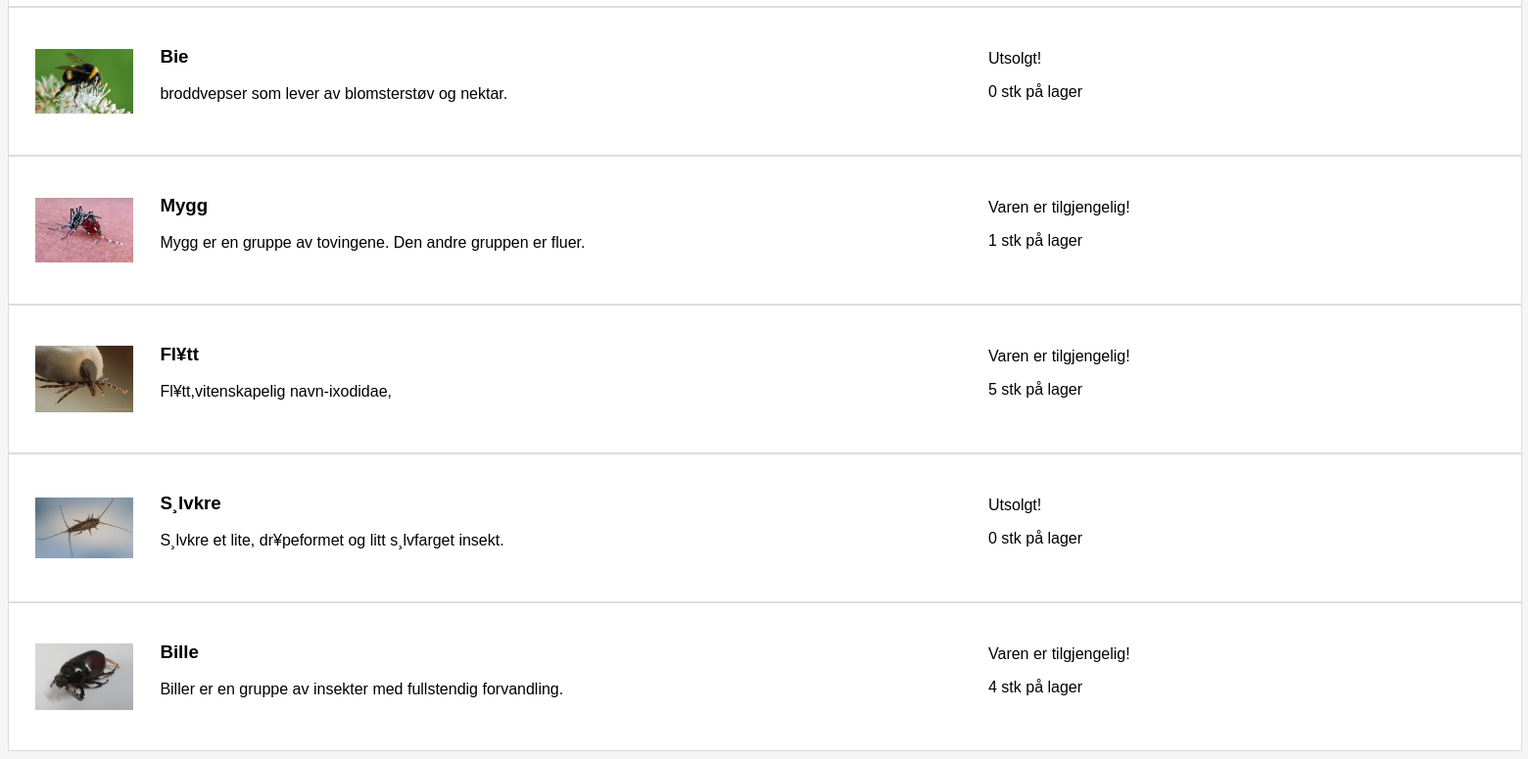
Before: /functions/searchall.php (lower part) with the older database file.
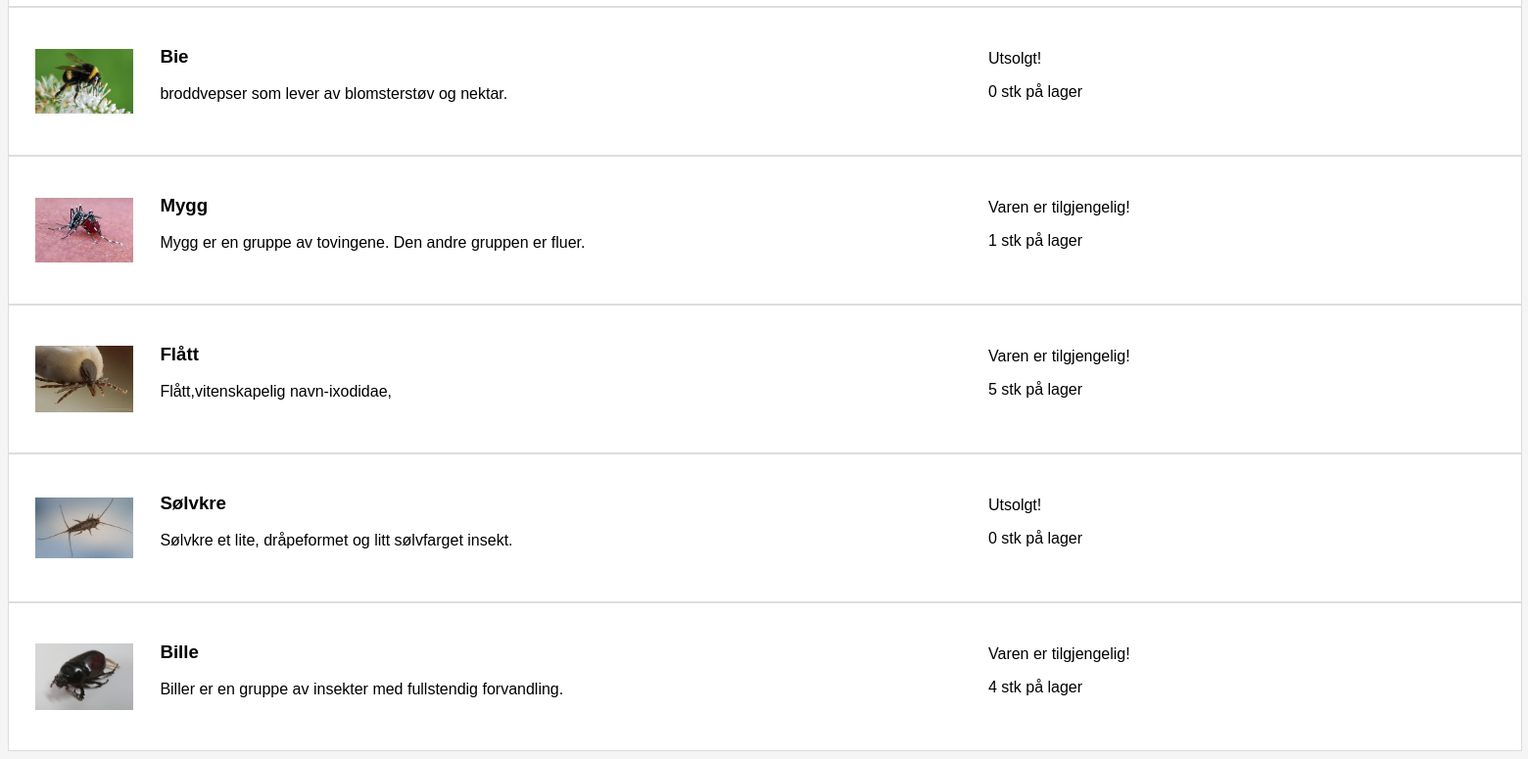
After: the same page with the newer database file.
### tables this page shows
CREATE TABLE `bugs` (
  `bugID` int(4) NOT NULL,
  `BugImages` varchar(500) NOT NULL,
  `bugname` varchar(15) NOT NULL,
  `bugDescription` varchar(255) NOT NULL,
  `InStock` int(1) NOT NULL,
  `iStock` int(1) NOT NULL
);

### functions/connect.php (called while the page is built, shortened)
<?php
function OpenCon()
 {
 $dbhost = "localhost";
 $dbuser = "root";
 $dbpass = "";
 $db = "Bugs";
 $conn = new mysqli($dbhost, $dbuser, $dbpass,$db) or die("Connect failed: %s\n". $conn -> error);
 return $conn;
 }
 ?>

### functions/showall.php (the view, shortened to what this page needs)
<?php
function searchAll() {
        $raw_results = mysqli_query(openCon(), "SELECT * FROM bugs
            WHERE bugname LIKE '%' ");
        if(mysqli_num_rows($raw_results) > 0){
            while($results = mysqli_fetch_array($raw_results)){
            if($results['InStock'] > 0){
              $IsInStock = "Varen er tilgjengelig!";
            }
            else{
              $IsInStock = "Utsolgt!";
            }
                echo '<div id="searchResultsContainer">
                			<div id="ImageContainer">
                				<img src="'.$results["BugImages"].'">
                			</div>
                				<div id="textContainer"><h3>'.$results["bugname"].'</h3>'.$results["bugDescription"].'
                			</div>
                			<div id="antallInStock"><p>',$IsInStock,'</p>'.$results["InStock"].' stk på lager
                			</div>
                		</div>';
            }
        }
        else{
            echo "No results";
        }
    }
?>

### functions/searchall.php (shortened to what this page needs)
<!DOCTYPE html>
<html>
<?php
include '../functions/connect.php';
?>
<head>
  <link rel="stylesheet" type="text/css" href="../css/style.css">
</head>
<body>
  <?php
  include '../functions/showall.php';
    searchAll();
  ?>
</body>
</html>

### css/style.css (style rules this page uses)
body { font-family: Helvetica; background-color: whitesmoke; }
html { background-size: 100% 100%; overflow-x: hidden; }
#searchResultsContainer { height: 150px; width: 100%; background-color: white; position: relative; border: 1px solid #ddd; }
#ImageContainer { height: 100px; width: 100px; position: absolute; background-color: white; margin-left: auto; margin-right: auto; display: block; top: 50%; left: 5%; transform: translate(-50%, -50%); }
img { width: 100%; height: 100%; object-fit: contain; }
#textContainer { position: relative; top: 20px; left: 10%; }
#antallInStock { position: relative; left: 1000px; top: -50px; }

Changed rows visible on the page:
changed bugs: bugname "Fl¥tt" → "Flått"; bugDescription "Fl¥tt,vitenskapelig navn-ixodidae," → "Flått,vitenskapelig navn-ixodidae,"
changed bugs: bugname "S¸lvkre" → "Sølvkre"; bugDescription "S¸lvkre et lite, dr¥peformet og litt s¸lvfarget insekt." → "Sølvkre et lite, dråpeformet og litt sølvfarget insekt."
